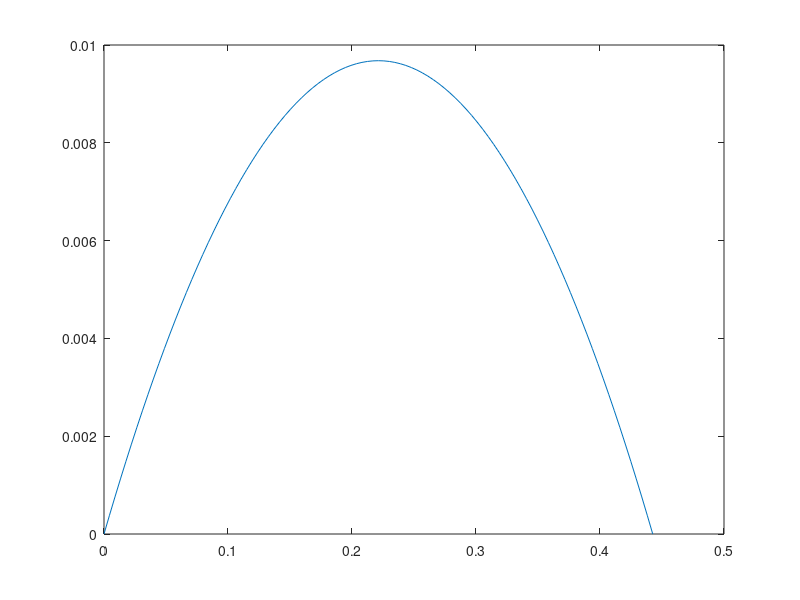

MATLAB code for this plot:
% Parametre du projetile
%entrer la vitesse en m/s
v0 = input('Entrer la vitesse initiale en m/s: '); %en m/s
%demander a utilisateur entrer theta en degr?s 
theta = input('Entrer l angle de tir (en degre): '); %en degr?
%G acc?l?ration du ? la peusanteur
g = 9.81; % en m/s^2

%conversion de l'angle degr? en radiant
theta0 = deg2rad(theta);

% Calcule de la dur?e du vol et de la distance maximale
txmax = (2*v0/g) * sin(theta0);
xmax = txmax * v0 * cos(theta0);

% cr?ation du vecteur temp  pour le tracage de la courbe
dt = txmax/100; % en seconde, pas de temp
t=0:dt:txmax; % sec, vecteur temp

% Calule de la trajectoire
x = (v0*cos(theta0)).*t;
y = (v0*sin(theta0)).*t - (g/2).*t.^2;

%Vitesse de la variation de theta en fonctionde V
vx = v0 * (cos(theta0));
vy = v0*sin(theta0)-g .*t;
v = sqrt(vx.*vy + vy.*vy);
th = (180/pi) .* atan2(vx,vy);

% calcule du temp et la distane horizentale a 1 altitude max
tymax = (v0/g) * sin(theta0);
xymax = xmax/2;
ymax= (v0/2)*tymax*sin(theta0);

% affiche les resultat
fprintf('la distance horizentale parcourue par notre projectilen metres est de %g aux bout de %g sec', xmax,txmax);
fprintf('\nLa distance verticale parcourue est de %g metres aux bout de %g sec', ymax,tymax);
%affichage des r?sultats

plot(x,y);
